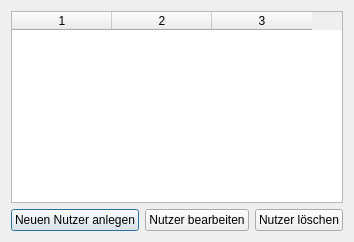
<?xml version="1.0" encoding="UTF-8"?>
<ui version="4.0">
 <class>UserManagementDialog</class>
 <widget class="QDialog" name="UserManagementDialog">
  <property name="windowTitle">
   <string>Nutzerverwaltung</string>
  </property>
  <layout class="QVBoxLayout" name="verticalLayout">
   <item>
    <widget class="QTableWidget" name="tableUsers">
     <property name="columnCount">
      <number>3</number>
     </property>
     <property name="horizontalHeaderLabels">
      <stringlist>
       <string>ID</string>
       <string>Benutzername</string>
       <string>Rechte</string>
      </stringlist>
     </property>
    </widget>
   </item>
   <item>
    <layout class="QHBoxLayout" name="horizontalLayout">
     <item>
      <widget class="QPushButton" name="btnAddUser">
       <property name="text">
        <string>Neuen Nutzer anlegen</string>
       </property>
      </widget>
     </item>
     <item>
      <widget class="QPushButton" name="btnEditUser">
       <property name="text">
        <string>Nutzer bearbeiten</string>
       </property>
      </widget>
     </item>
     <item>
      <widget class="QPushButton" name="btnDeleteUser">
       <property name="text">
        <string>Nutzer löschen</string>
       </property>
      </widget>
     </item>
    </layout>
   </item>
  </layout>
 </widget>
 <resources/>
 <connections/>
</ui>
